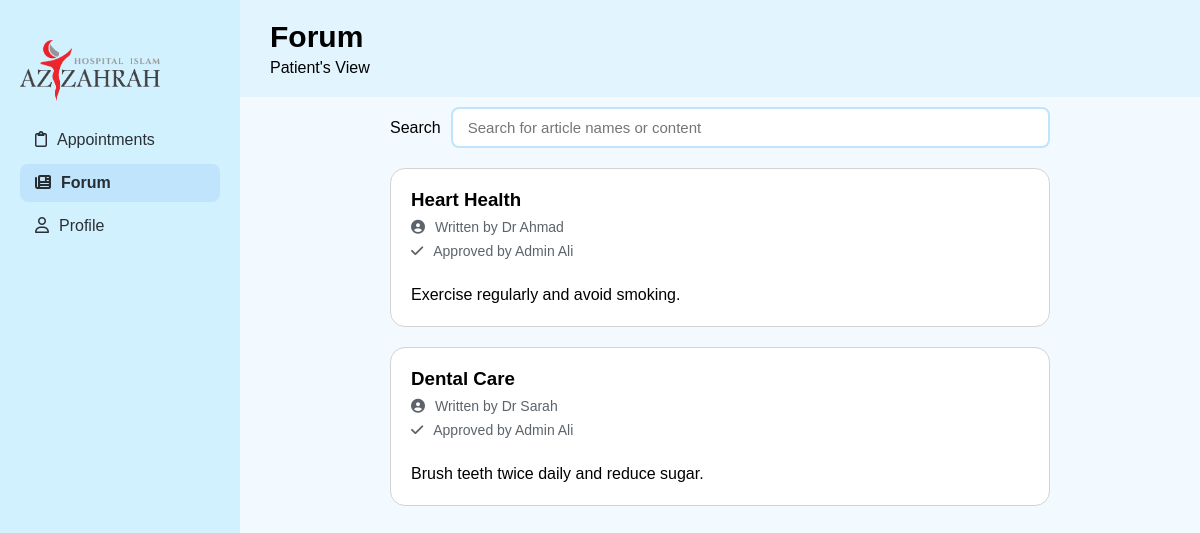
The page /pages/forum/forum.php (signed in) on the database as committed earlier.
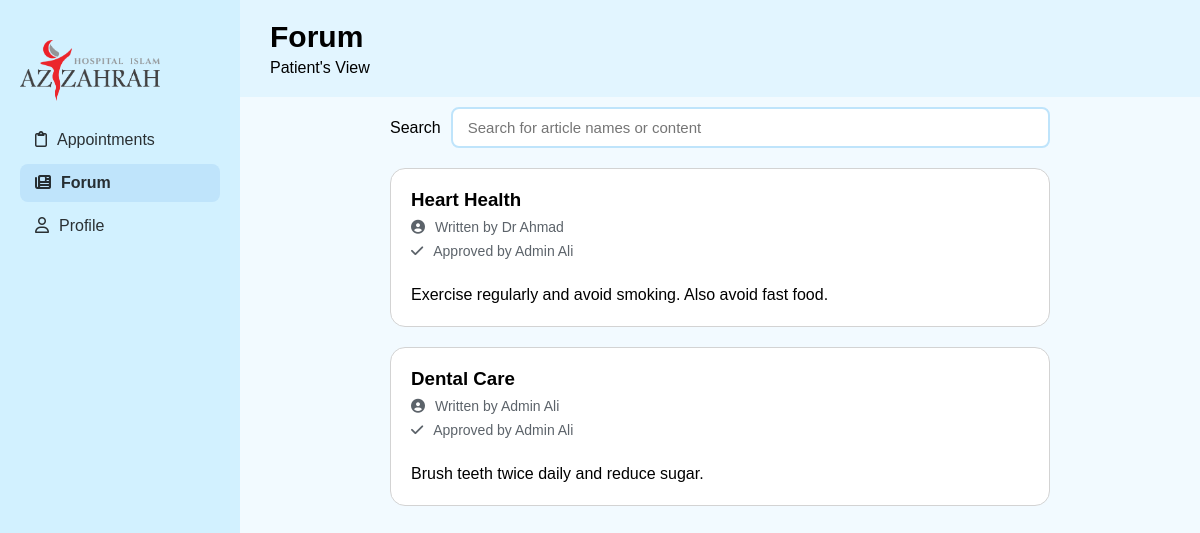
The same page on the database as committed later.
### tables this page shows
CREATE TABLE `article` (
  `article_id` varchar(9) NOT NULL,
  `title` varchar(30) NOT NULL,
  `content` text NOT NULL,
  `publish_datetime` datetime NOT NULL,
  `status` varchar(10) NOT NULL CHECK (`status` in ('Pending','Approved','Rejected')),
  `staff_id` varchar(15) NOT NULL,
  `admin_staff_id` varchar(15) DEFAULT NULL
);

CREATE TABLE `staff` (
  `staff_id` varchar(15) NOT NULL,
  `name` varchar(255) NOT NULL,
  `role` char(10) NOT NULL,
  `email` varchar(255) NOT NULL,
  `phone_no` varchar(20) NOT NULL,
  `specialty` varchar(255) NOT NULL,
  `bio` text DEFAULT NULL,
  `department_id` varchar(8) NOT NULL,
  `password` varchar(255) NOT NULL,
  `profile_picture` varchar(255) DEFAULT NULL
);

### pages/forum/forum.php (the view, shortened to what this page needs)
<?php
include('../../helper/connect.php');
?>
<!doctype html>
<html lang="en">
<head>
  <link rel="stylesheet" href="../../styles/styles.css" />
</head>
<body>
  <div id="container">
    <?php include("../../components/side-nav.php") ?>
    <main>
      <header>
        <div>
          <h1>Forum</h1>
          <p id="role-view"><?php echo $role; ?>'s View</p>
        </div>
      </header>
      <div id="content">
        <div id="article-search" class="row">
          <label for="search-bar">Search</label>
          <input type="search" name="search-bar" id="search-bar" class="form-control" placeholder="Search for article names or content" />
        </div>
        <div class="display-cards">
          <?php
          $stmt = $conn->prepare("SELECT a.*, s1.staff_id as writer_staff_id, s1.name as writer_name, s2.name as approver_name FROM article as a
          JOIN staff as s1
          USING (staff_id)
          LEFT JOIN staff as s2
          ON a.admin_staff_id = s2.staff_id");
          $stmt->execute();
          $result = $stmt->get_result();
          if ($result->num_rows > 0) {
            while ($row = $result->fetch_assoc()) {
              ?>
              <div class="display-card-top-bottom card" data-status="<?php echo $row["status"]; ?>" data-title="<?php echo $row["title"]; ?>" data-content="<?php echo $row["content"]; ?>">
                <div class="display-card-top">
                  <div>
                    <h3><?php echo $row["title"]; ?></h3>
                    <p class="text-sm text-gray my-half">
                      <i class="fa-solid fa-circle-user"></i>Written by <?php echo $row["writer_name"]; ?>
                    </p>
                    <?php
                    if (isset($row["admin_staff_id"])) {
                      ?>
                      <p class="text-sm text-gray my-half">
                        <i class="fa-solid fa-check"></i>Approved by <?php echo $row["approver_name"]; ?>
                      </p>
                      <?php
                    }
                    ?>
                  </div>
                </div>
                <br />
                <div class="display-card-bottom">
                  <p class="line-height-3"><?php echo $row["content"]; ?></p>
                </div>
              </div>
              <?php
            }
          }
          ?>
        </div>
      </div>
    </main>
  </div>
</body>
</html>

Rows that differ between the two databases and show on the page:
changed article "Heart Health": content "Exercise regularly and avoid smoking." → "Exercise regularly and avoid smoking. Also avoid fast food."
changed article "Dental Care": staff.name "Dr Sarah" → "Admin Ali"
